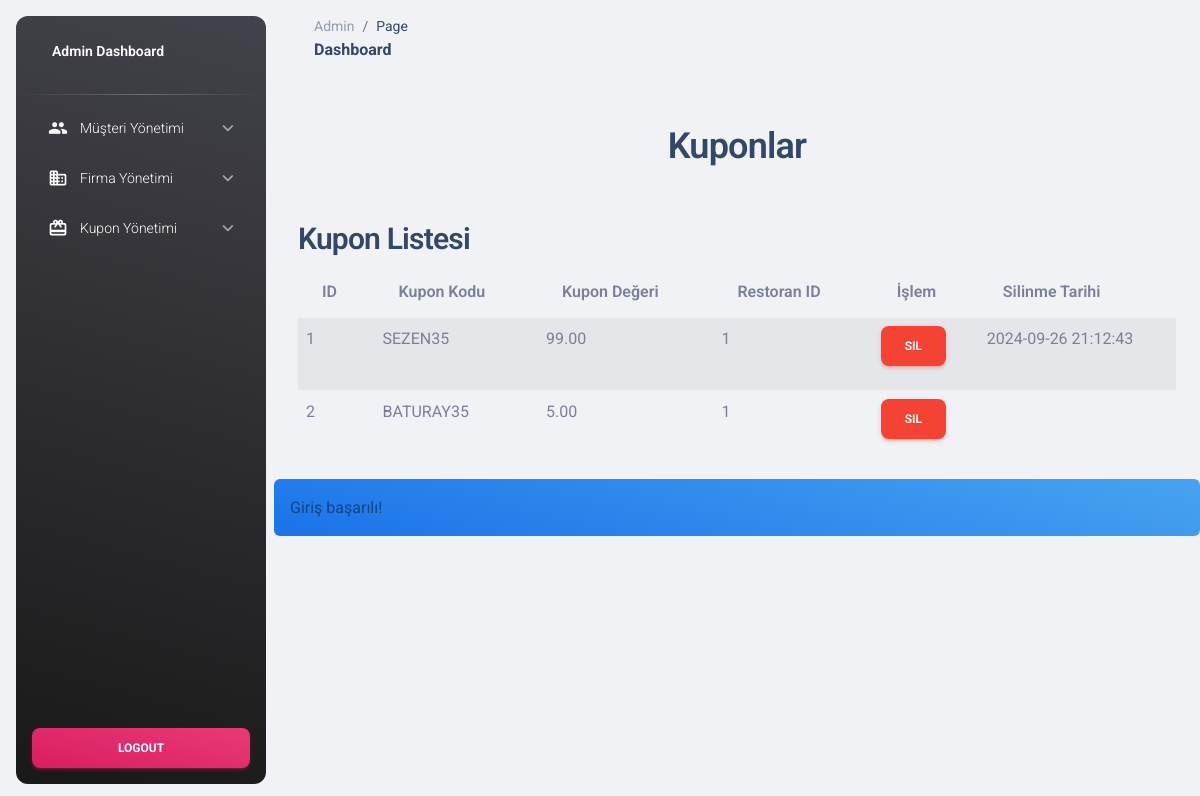
The page /admin/kupon_sil.php (signed in) on the database its author committed.
### tables this page shows
CREATE TABLE `cupon` (
  `id` int(11) NOT NULL,
  `restaurant_id` int(11) DEFAULT NULL,
  `name` varchar(100) DEFAULT NULL,
  `discount` decimal(5,2) DEFAULT NULL,
  `created_at` timestamp NOT NULL DEFAULT current_timestamp(),
  `deleted_at` datetime DEFAULT NULL
);

### functions/admin/cupon_function.php (called while the page is built, shortened)
<?php
function get_cupon()
{
    global $conn;
    $sql = "SELECT * FROM cupon";
    $stmt = $conn->prepare($sql);
    $stmt->execute();
    $results = $stmt->fetchAll(PDO::FETCH_ASSOC);
    return $results;
}
?>

### admin/kupon_sil.php (the view, shortened to what this page needs)
<?php
include('includes/header.php');
include('../functions/admin/cupon_function.php');
$results = get_cupon();
?>
<div class="container">
    <div class="container mt-5">
        <h2 class="text-center">Kuponlar</h2>
        <div class="mt-5">
            <h3>Kupon Listesi</h3>
            <table class="table table-striped">
                <thead>
                    <tr>
                        <th>ID</th>
                        <th>Kupon Kodu</th>
                        <th>Kupon Değeri</th>
                        <th>Restoran ID</th>
                        <th>İşlem</th>
                        <th>Silinme Tarihi</th>
                    </tr>
                </thead>
                <tbody>
                    <?php
                    if (count($results) > 0) {
                        foreach ($results as $row) {
                            echo "<tr>
                                    <td>{$row['id']}</td>
                                    <td>{$row['name']}</td>
                                    <td>{$row['discount']}</td>
                                    <td>{$row['restaurant_id']}</td>
                                    <td>
                                        <a href='controller/delete_cupon.php?id={$row['id']}' class='btn btn-danger' onclick='return confirm(\"Bu kuponu silmek istediğinize emin misiniz?\");'>Sil</a>
                                    </td>
                                    <td>{$row['deleted_at']}</td>
                                  </tr>";
                        }
                    } else {
                        echo "<tr><td colspan='5' class='text-center'>Sonuç bulunamadı</td></tr>";
                    }
                    ?>
                </tbody>
            </table>
        </div>
    </div>
</div>
<?php if (isset($_SESSION['message'])): ?>
    <div class="alert alert-info mt-3">
        <?php
        echo $_SESSION['message'];
        ?>
    </div>
<?php endif; ?>
<?php include('includes/footer.php'); ?>

### rows shown on the page
cupon: id "1", name "SEZEN35", discount "99.00", restaurant "1", deleted_at "2024-09-26 21:12:43"
cupon: id "2", name "BATURAY35", discount "5.00", restaurant "1"

### other values the page prints
$_SESSION['message'] "Giriş başarılı!"
